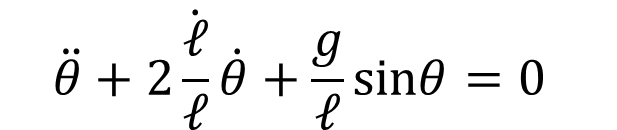
#> input picture work/ppt_source/image5.png, 617 x 130 px
$ python inspect_formulas.py
#> lines starting #> are read from the running program, lines starting #| are printed output that depends on the picture
from PIL import Image, ImageDraw
from pathlib import Path
p=Path(__file__).resolve().parent/'ppt_source'
names=['image5.png','image9.png','image10.png','image11.png','image12.png','image13.png','image15.png']
y=0
canvas=Image.new('RGB',(1800,2400),'white')
#> canvas: PIL image 1800x2400 RGB; every value is 255
d=ImageDraw.Draw(canvas)
for n in names:
    im=Image.open(p/n).convert('RGBA')
#> im is the input picture: PIL image 617x130 RGBA; mean R, G, B, A 0, 0, 0, 13.4
    scale=min(1.,1700/im.width)
#> scale = 1
    im=im.resize((int(im.width*scale),int(im.height*scale)))
    d.text((20,y+5),n,fill='black')
    canvas.paste(im,(20,y+25),im)
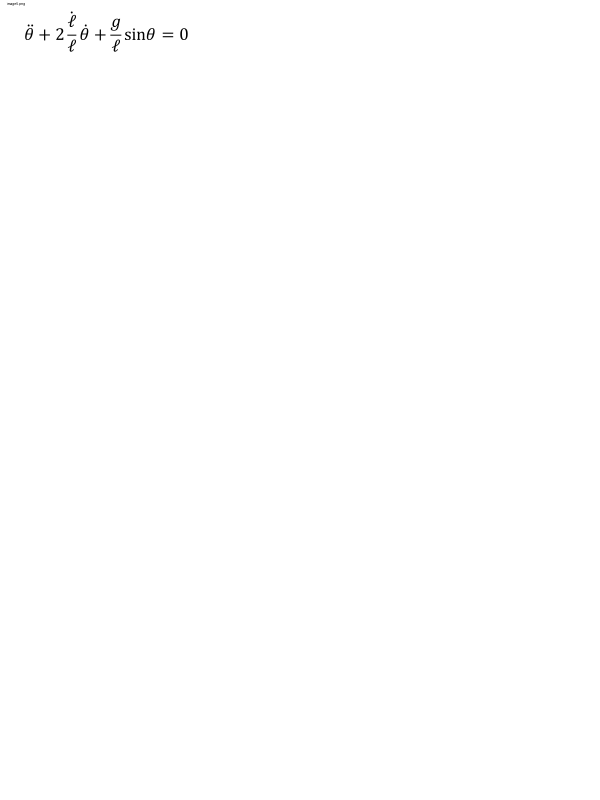
#> canvas: PIL image 1800x2400 RGB (shown at 1/3 size); min 0, max 255, mean 254.7
    y+=im.height+50
#> y = 180
#> pass 2 of the loop `for n in names:`:
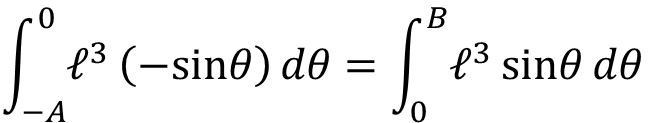
#> input picture work/ppt_source/image9.png, 661 x 123 px
#> im is the input picture: PIL image 661x123 RGBA; mean R, G, B, A 0, 0, 0, 15.8
#> `canvas.paste(im,(20,y+25),im)`:
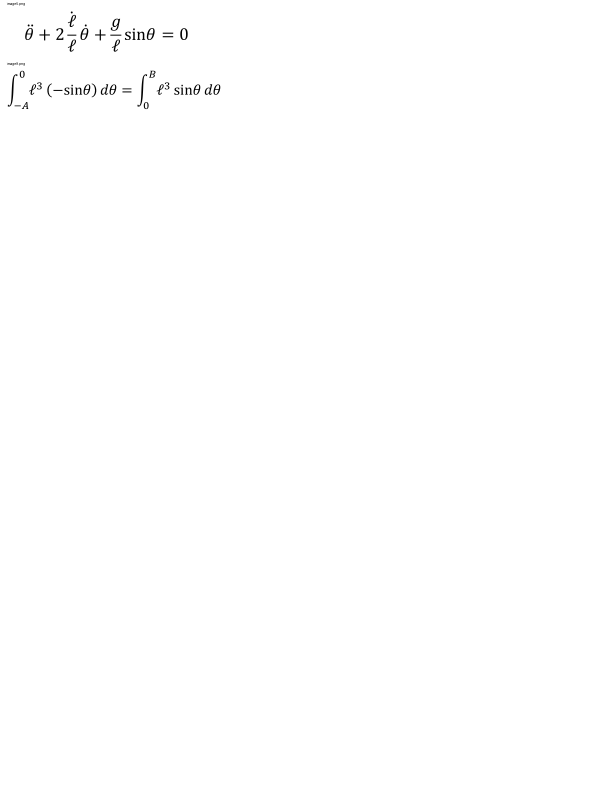
#> canvas: PIL image 1800x2400 RGB (shown at 1/3 size); min 0, max 255, mean 254.4
#> pass 3 of the loop `for n in names:`:
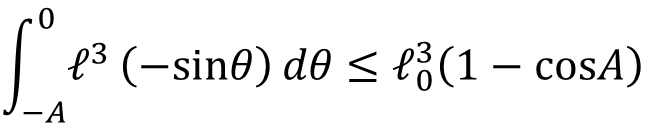
#> input picture work/ppt_source/image10.png, 661 x 123 px
#> im is the input picture: PIL image 661x123 RGBA; mean R, G, B, A 0, 0, 0, 14.2
#> `canvas.paste(im,(20,y+25),im)`:
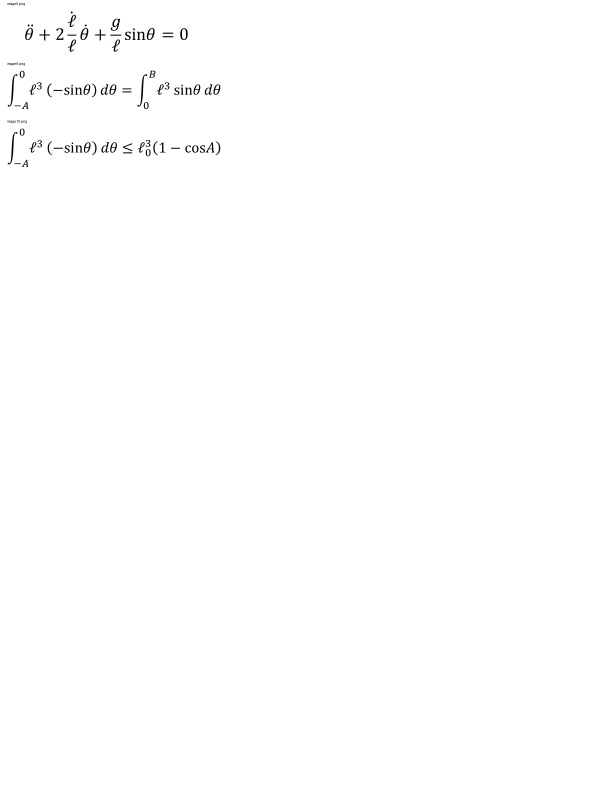
#> canvas: PIL image 1800x2400 RGB (shown at 1/3 size); min 0, max 255, mean 254.2
#> (the run stopped early here; a loop or call above may not have finished)
